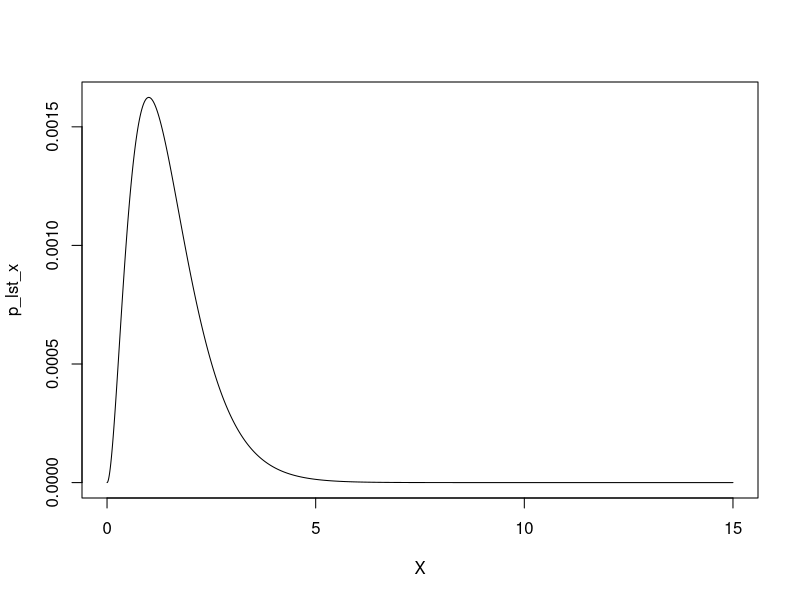

Source code (R):
# ==== ==== ==== 1 ==== ===== =====
cat("-- problem 1 --\n")
# --------------- (a) ----------------
TRIN <- function(n, p1, p2, x, y){
  z = n - x - y
  p3 = 1 - p1 - p2
  n_fac = factorial(n)
  x_fac = factorial(x)
  y_fac = factorial(y)
  z_fac = factorial(z)
  return((n_fac * p1^x * p2^y * p3^z) / (x_fac * y_fac * z_fac))
}

n = 32
p1 = 1/8
p2 = 1/4
p3 = 1 - p1 - p2

answer = 0
for(x in 0:n){
  for(y in 0:(n-x)){
      z = n - x - y
      #cat("x = ", x, "y = ", y, "z = ", z, "\n")
      answer = answer + TRIN(n, p1, p2, x, y) * ((y-2*x)*(y+2*z))
  }
}
cat("(a) : ", answer, "\n")

# --------------- (b) ----------------
marginal_X <- function(x){
  answer = 0
  for(y in 0:(n-x)){
    answer = answer + TRIN(n, p1, p2, x, y)
  }
  
  return(answer)
}

marginal_Y <- function(y){
  answer = 0
  for(x in 0:(n-y)){
    answer = answer + TRIN(n, p1, p2, x, y)
  }
  return(answer)
}

ux2 = 0
for(x in 0:n){
  ux2 = ux2 + (x^2) * marginal_X(x)
}

ux4 = 0
for(x in 0:n){
  ux4 = ux4 + (x^4) * marginal_X(x)
}

uy2 = 0
for(y in 0:n){
  uy2 = uy2 + (y^2) * marginal_Y(y)
}

uy4 = 0
for(y in 0:n){
  uy4 = uy4 + (y^4) * marginal_Y(y)
}

cov_X2Y2 = 0
for(x in 0:n){
  for(y in 0:(n-x)){
    cov_X2Y2 = cov_X2Y2 + TRIN(n, p1, p2, x, y) * ((x^2-ux2)*(y^2-uy2))
  }
}

var_x2 = ux4 - ux2^2
var_y2 = uy4 - uy2^2

sigma_x2 = sqrt(var_x2)
sigma_y2 = sqrt(var_y2)

corr_X2Y2 = cov_X2Y2 / (sigma_x2 * sigma_y2)
cat("(b) : ", corr_X2Y2, "\n")

# ==== ==== ==== ==== ==== ==== 2 ==== ==== ==== ==== ===== =====
cat("-- problem 2 --\n")
n_sample = 5000
max_x = 15
max_y = 15
dx = max_x / n_sample
dy = max_y / n_sample

X <- seq(0, max_x, dx)
Y <- seq(0, max_y, dy)

JointPDF <- function(x, y){
  return(4 * x^3 * exp((-1)*x*(y+2)))
}

GammaDistriution <- function(a, t, x){
  return(1/(gamma(a) * t^a) * x^(a-1)*exp(-1*x / t))
} 

marginal_X_2 <- function(x){
  return(GammaDistriution(3, 1/2, x))
}


marginal_Y_2 <- function(y){
  result = 0
  for(x in X){
    result = result + JointPDF(x, y) * dx
  }
  return(result)
}

conditional_Y_2 <- function(y, x){
  return(GammaDistriution(1, 1/x, y))
}

p_lst_x = marginal_X_2(X) * dx
plot(X, p_lst_x, type="l") # maximum x is reasonably large 
cat("sum of probability = ", sum(p_lst_x), "\n") # maximum x is reasonably large 

sum_x = 0
sum_y = 0
Ex = 0
Ey = 0
sample_result_list_x <- vector()
sample_result_list_y <- vector()
for(i in 0:n_sample){
  sample_result_x = sample(X, 1, replace = T, prob = p_lst_x)
  
  p_lst_y = conditional_Y_2(Y, sample_result_x) * dy
  sample_result_y = sample(Y, 1, replace = T, prob = p_lst_y)
  
  sum_x = sum_x + sample_result_x
  sum_y = sum_y + sample_result_y
  
  sample_result_list_x <- c(sample_result_list_x, sample_result_x)
  sample_result_list_y <- c(sample_result_list_y, sample_result_y)
}

average_x = sum_x / n_sample
average_y = sum_y / n_sample

diff2_sum_x = 0
diff2_sum_y = 0
for(i in 1:n_sample){
  diff2_sum_x = diff2_sum_x + (sample_result_list_x[i] - average_x)^2
  diff2_sum_y = diff2_sum_y + (sample_result_list_y[i] - average_y)^2
}

var_x = diff2_sum_x / (n_sample - 1)
var_y = diff2_sum_y / (n_sample - 1)

cov_XY = 0
sample_list <- list()
for(i in 1:n_sample){
  x = sample_result_list_x[i]
  y = sample_result_list_y[i]
  cov_XY = cov_XY + (1/(n_sample - 1)) * (x - average_x)*(y - average_y)
}
corr = cov_XY / (sqrt(var_x) * sqrt(var_y))

cat("cov_xy = ", cov_XY, "\n")
cat("- - - -")



# print result
cat("average of x = ", average_x, "\n")
cat("average of y = ", average_y, "\n")
cat("variance of x = ", var_x, "\n")
cat("variance of y = ", var_y, "\n")
cat("correlation of x and y = ", corr, "\n")
